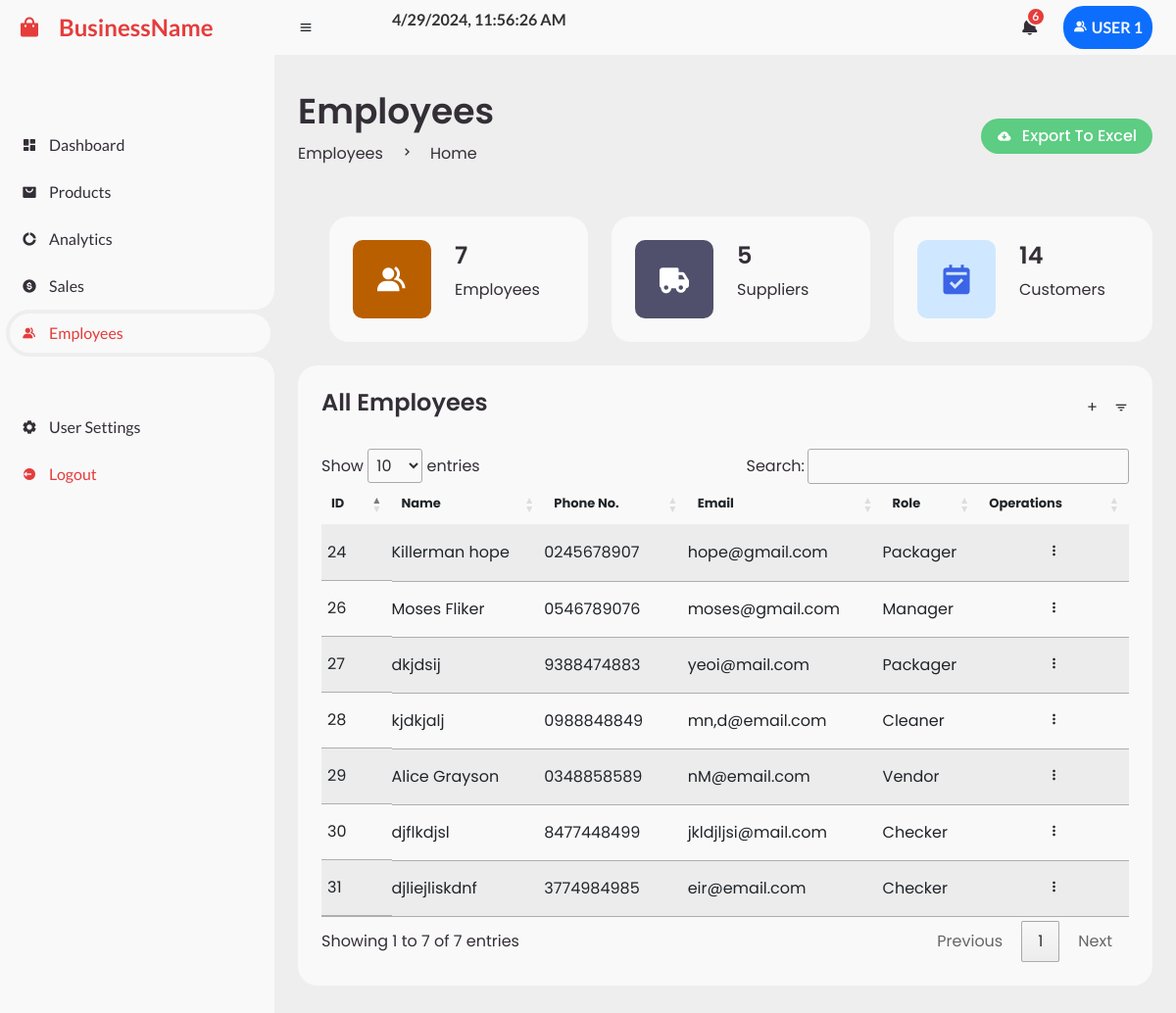
Screenshot of /pages/employees.php (signed in) with the database file from the repository.
### tables this page shows
CREATE TABLE `settings` (
  `CompanyName` varchar(255) NOT NULL DEFAULT 'RMS'
);

CREATE TABLE `employees` (
  `ID` int(11) NOT NULL,
  `EmpName` varchar(255) NOT NULL,
  `Gender` varchar(20) NOT NULL,
  `Address` text NOT NULL,
  `Phone` varchar(11) NOT NULL,
  `Hire_date` date NOT NULL,
  `Role` text NOT NULL,
  `SalaryPerMonth` decimal(10,2) NOT NULL,
  `Email` varchar(255) NOT NULL
);

### pages/employees.php (the view, shortened to what this page needs)
<?php
include "../include/config.php";
$CompNameSQL = mysqli_query($conn, "SELECT CompanyName FROM settings");
$Comp_row = mysqli_fetch_assoc($CompNameSQL);
$CompName = $Comp_row['CompanyName'];
$employeesSQL = mysqli_query($conn,"SELECT * FROM employees");
$total_employees = mysqli_num_rows($employeesSQL);
$suppliersSQL = mysqli_query($conn,"SELECT * FROM suppliers");
$total_suppliers = mysqli_num_rows($suppliersSQL);
$customersSQL = mysqli_query($conn,"SELECT * FROM customers GROUP BY CustomerName");
$total_customers = mysqli_num_rows($customersSQL);
?>
<!DOCTYPE html>
<html lang="en">
<head>
   <link href='https://unpkg.com/boxicons@2.0.9/css/boxicons.min.css' rel='stylesheet'>
   <link rel="stylesheet" href="https://cdn.datatables.net/1.13.7/css/jquery.dataTables.min.css" />
   <link rel="stylesheet" href="https://cdn.datatables.net/2.0.2/css/dataTables.dataTables.css" />
   <link rel="stylesheet" href="https://cdn.datatables.net/buttons/3.0.1/css/buttons.dataTables.css" />
    <link href="https://cdn.jsdelivr.net/npm/bootstrap@5.0.2/dist/css/bootstrap.min.css" rel="stylesheet">
    <link rel="stylesheet" href="https://cdnjs.cloudflare.com/ajax/libs/font-awesome/6.3.0/css/all.min.css"/>
	<link rel="stylesheet" href="../css/template.css">
	<link rel="stylesheet" href="../css/product.css">
</head>
<body>
<section  id="sidebar">
        <a href="dashboard.php" class="brand">
            <i class="bx bxs-shopping-bag"></i>
            <span class="text"><?php echo $CompName ?></span>
        </a>
        <ul class="side-menu top p-0">
            <li >
				<a href="../pages/dashboard.php">
					<i class='bx bxs-dashboard' ></i>
					<span class="text">Dashboard</span>
				</a>
			</li>
			<li>
				<a href="../pages/admin_prod.php">
					<i class='bx bxs-shopping-bag-alt' ></i>
					<span class="text">Products</span>
				</a>
			</li>
			<li>
				<a href="../pages/analytics.php">
					<i class='bx bxs-doughnut-chart' ></i>
					<span class="text">Analytics</span>
				</a>
			</li>
			<li>
				<a href="sale.php">
					<i class='bx bxs-dollar-circle' ></i>
					<span class="text">Sales</span>
				</a>
			</li>
			<li class="active">
				<a href="../pages/employees.php">
					<i class='bx bxs-group' ></i>
					<span class="text">Employees</span>
				</a>
			</li>
		</ul>
		<ul class="side-menu p-0">
			<li>
				<a href="../pages/users.php">
					<i class='bx bxs-cog' ></i>
					<span class="text">User Settings</span>
				</a>
			</li>
			<li>
				<a href="../index.php" class="logout">
					<i class='bx bxs-log-out-circle' ></i>
					<span class="text">Logout</span>
				</a>
			</li>
       </ul>
    </section>
	<section id="content">
        <?php
		   include "../include/navbar.php"
        ?>
		<main>
			<div class="head-title">
				<div class="left">
					<h1>Employees</h1>
					<ul class="breadcrumb">
						<li>
							<a href="#">Employees</a>
						</li>
						<li><i class='bx bx-chevron-right' ></i></li>
						<li>
							<a class="active" href="#">Home</a>
						</li>
					</ul>
				</div>
				<a href="empExport.php" class="btn-download">
					<i style="color:#fff;" class='bx bxs-cloud-download' ></i>
					<span style="color:#fff;" class="text">Export To Excel</span>
				</a>
			</div>
			<ul class="box-info">
         <a href="employees.php"><li>
         <i style="background-color: #B95F00; color: #ffff" class="bx bxs-group"></i>
					<span class="text">
						<h3><?php echo $total_employees?></h3>
						<p>Employees</p>
					</span>
				</li></a>
            <a href="suppliers.php"><li>
            <i style="background-color: #50506C; color:#ffff;" class='bx bxs-truck'></i>
					<span class="text">
						<h3><?php echo $total_suppliers?></h3>
						<p>Suppliers</p>
					</span>
				</li></a>
            <a href="customers.php"><li>
					<i class="bx bxs-calendar-check"></i>
					<span class="text">
						<h3><?php echo $total_customers?></h3>
						<p>Customers</p>
					</span>
				</li></a>
			</ul>
			<div class="table-data">
               <div class="recent">
                  <div class="head">
                     <h3>All Employees</h3>
                     <a href="#" data-bs-toggle="modal" data-bs-target="#addemployee">+</a>
                     <i class='bx bx-filter' ></i>
                  </div>
                  <table id="EmpTable" class="table table-striped" style="width:100%">
                        <thead>
                            <tr>
                            <th>ID</th>
                           <th>Name</th>
                           <th>Phone No.</th>
                           <th>Email</th>
                           <th>Role</th>
                           <th>Operations</th>
                            </tr>
                        </thead>
                        <tbody>
                            <?php
                            include "../include/config.php";
                            $sql = "SELECT ID,EmpName,phone,Email,`Role` FROM employees ORDER BY ID DESC";
                            $result = $conn->query($sql);
                            if ($result->num_rows > 0) {
                                while ($row = $result->fetch_assoc()) {
                                    echo "<tr>";
                                    echo "<td>" . $row['ID'] . "</td>";
                                    echo "<td>" . $row['EmpName'] . "</td>";
                                    echo "<td class='text-start'>" . $row['phone'] . "</td>";
                                    echo "<td class='text-start'>" . $row['Email'] . "</td>";
                                    echo "<td class='text-start'>" . $row['Role'] . "</td>";
                                    echo "<td class='text-center'>";
                                       echo "<i class='bx bx-dots-vertical-rounded' onclick='toggleIcons(this)'></i>";
                                    echo "</td>";
                                    echo "</tr>";
                                }
                            }
                            ?>
                        </tbody>
                    </table>
               </div>
          </div>
        </main>
	</section>
</body>
</html>

### css/template.css (style rules this page uses)
a { text-decoration: none; }
li { list-style: none; }
* { margin: 0; padding: 0; box-sizing: border-box; }
html { overflow-x: hidden; }
body { background: #eee; overflow-x: hidden; }
#sidebar { position: fixed; top: 0; left: 0; width: 280px; height: 100%; background: #f9f9f9; z-index: 2000; font-family: "lato", sans-serif; transition: 0.3s ease; overflow-x: hidden; scrollbar-width: none; }
#sidebar .side-menu .active a { color: #e63c3c; }
#sidebar .brand { font-size: 24px; font-weight: 700; height: 56px; display: flex; align-items: center; color: #e63c3c; position: sticky; top: 0; left: 0; background: #f9f9f9; z-index: 500; padding-bottom: 20px; box-sizing: content-box; }
#sidebar .brand .bx { min-width: 60px; display: flex; justify-content: center; }
#sidebar .side-menu { width: 100%; margin-top: 48px; }
#sidebar .side-menu li { height: 48px; background: transparent; margin-left: 6px; border-radius: 48px 0 0 48px; padding: 4px; }
#sidebar .side-menu li.active { background-color: #eee; position: relative; }
#sidebar .side-menu li.active::before { content: ""; position: absolute; width: 40px; height: 40px; border-radius: 50%; top: -40px; right: 0; box-shadow: 20px 20px 0 #eee; z-index: -1; }
#sidebar .side-menu li.active::after { content: ""; position: absolute; width: 40px; height: 40px; border-radius: 50%; bottom: -40px; right: 0; box-shadow: 20px -20px 0 #eee; z-index: -1; }
#sidebar .side-menu li a { width: 100%; height: 100%; background: #f9f9f9; display: flex; align-items: center; border-radius: 48px; font-size: 16px; color: #342e37; white-space: nowrap; overflow-x: hidden; }
#sidebar .side-menu li a.logout { color: #e63c3c; }
#sidebar .side-menu li a .bx { min-width: 40px; display: flex; justify-content: center; }
#content { position: relative; width: calc(100% - 280px); left: 280px; transition: 0.3s ease; }
#content a { color: #342e37; }
main { width: 100%; padding: 36px 24px; font-family: "Poppins", sans-serif; max-height: calc(100vh - 56px); overflow-y: auto; }
main .box-info { display: grid; grid-template-columns: repeat(auto-fit, minmax(240px, 1fr)); grid-gap: 24px; margin-top: 36px; }
main .box-info li { padding: 24px; background: #f9f9f9; border-radius: 20px; display: flex; align-items: center; grid-gap: 24px; }
main .box-info li .text h3 { font-size: 24px; font-weight: 600; }
main .box-info li .bx { width: 80px; height: 80px; border-radius: 10px; background: #eee; font-size: 36px; display: flex; justify-content: center; align-items: center; }
main .box-info li:nth-child(1) .bx { background: #cfe8ff; color: #3c64e6; }
main .head-title { display: flex; align-items: center; justify-content: space-between; grid-gap: 16px; flex-wrap: wrap; }
main .head-title .btn-download { height: 36px; padding: 0 16px; border-radius: 36px; background: rgba(9, 187, 69, 0.631372549); color: #f9f9f9; display: flex; justify-content: center; align-items: center; grid-gap: 10px; font-weight: 500; }
main .head-title .left h1 { font-size: 36px; font-weight: 600; margin-bottom: 10px; color: #342e37; }
main .head-title .left .breadcrumb { display: flex; align-items: center; grid-gap: 16px; }
main .head-title .left .breadcrumb li { color: #342e37; }
main .head-title .left .breadcrumb li a { color: #aaaaaa; pointer-events: none; }
main .head-title .left .breadcrumb li a.active { color: #e63c3c; pointer-events: unset; }

### pages/employees.php (style rules this page uses)
.bx-dots-vertical-rounded { cursor: pointer; }

### rows the page displays
settings: CompanyName "BusinessName"
employees: ID "31", EmpName "djliejliskdnf", Phone "3774984985", Email "eir@email.com", Role "Checker"
employees: ID "30", EmpName "djflkdjsl", Phone "8477448499", Email "jkldjljsi@mail.com", Role "Checker"
employees: ID "29", EmpName "Alice Grayson", Phone "0348858589", Email "nM@email.com", Role "Vendor"
employees: ID "28", EmpName "kjdkjalj", Phone "0988848849", Email "mn,d@email.com", Role "Cleaner"
employees: ID "27", EmpName "dkjdsij", Phone "9388474883", Email "yeoi@mail.com", Role "Packager"
employees: ID "26", EmpName "Moses Fliker", Phone "0546789076", Email "moses@gmail.com", Role "Manager"
employees: ID "24", EmpName "Killerman hope", Phone "0245678907", Email "hope@gmail.com", Role "Packager"

### other values shown
$total_messages "6"
$_SESSION['username'] "USER 1"
$total_employees "7"
$total_suppliers "5"
$total_customers "14"
